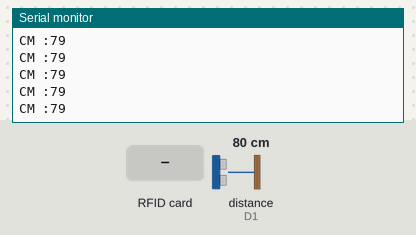
A sketch run on a simulated ESP8266 (NodeMCU). Parts: the last lines printed to the serial monitor. Wiring (inferred from the names in the program): ultrasonic range finder: trigger D2; echo D1. The inputs (shaded band) are chosen by the test bench; at power-on: distance to the obstacle (sensor on D1) 80 cm. The echo pulse lasts 58.3 µs per cm; WiFi joins after 1.5 s; servers stay silent unless stated.

Above: at 3.2 s.
3.3 s: distance to the obstacle (sensor on D1) set to 2 cm
At 4.8 s:
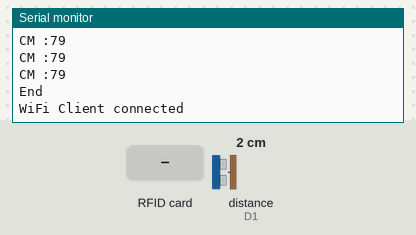
5.1 s: RFID card 5E 7A 19 C4 held to the reader
At 5.43 s:
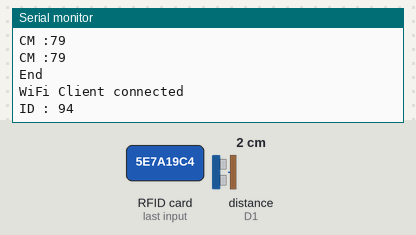
6.7 s: distance to the obstacle (sensor on D1) set to 35 cm
At 6.97 s:
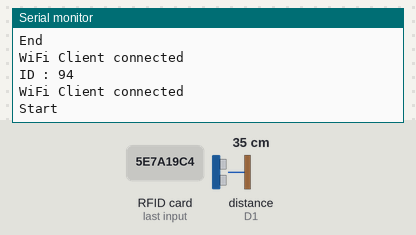

Measured:
- after the input at 3.3 s, the serial monitor: prints a new line after 0.17 s (image 1)
- after the input at 5.1 s, the serial monitor: prints a new line after 0.17 s (image 2)
- after the input at 6.7 s, the serial monitor: prints a new line after 0.15 s (image 3)

The sketch:

MP2.ino
```cpp
#include <ESP8266WiFi.h>
#include <SPI.h>
#include <MFRC522.h>

//서버에 전송하기 위한 초기설정
const char* server = "api.thingspeak.com";
String apiKey = "1FHNSZ0I4ANS0ZIC";//api key
const char* MY_SSID = "GDIP";//와이파이 이름
const char* MY_PWD = "********";//와이파이 비밀번호

const int EchoPin = D1;// Echo핀
const int TrigPin = D2;//Trig핀
const int RST_PIN = D3;// reset핀
const int SS_PIN = D4;// SS핀

unsigned long Start_time = 0;
unsigned long End_time = 0;
unsigned int Total_time = 0;
double Stream_time = 0;

MFRC522 mfrc(SS_PIN, RST_PIN); //RIFD

							   // 초기 설정(시리얼 통신, 핀 설정)
void setup() {
	Serial.begin(115200);
	pinMode(TrigPin, OUTPUT);
	pinMode(EchoPin, INPUT);
	SPI.begin();//RFID 초기화
	mfrc.PCD_Init();//초기화
	delay(10);

	//와이파이 연결
	Serial.print("Connecting to " + *MY_SSID);

	WiFi.begin(MY_SSID, MY_PWD);

	while (WiFi.status() != WL_CONNECTED) {
		delay(1000);
		Serial.print(".");
	}

	Serial.println("");
	Serial.println("Connected");
	Serial.println("");
}

void loop() {
	int Teg = RFID();
	int Length = SR04();

	//RFID Teg를 인식시 서버에 전송
	if (Teg != 0) {
		Serial.print("ID : ");
		Serial.println(Teg);
		Teg_Value(Teg, Total_time);
	}

	//거리가 25cm 이상일시 문이 열린걸로 인식, 서버에 전송
	if (Length > 25) {
		Serial.println("Start");
		Start_time = millis();//시작 시간

							  //문이 열린 시간 측정
		while (SR04() > 25)
		{
			Teg = RFID();

			//시간 측정시 RFID Teg가 접속되면 서버에 전송
			if (Teg != 0) {
				Serial.print("ID : ");
				Serial.println(Teg);
				Teg_Value(Teg, Total_time);
			}

			Serial.print("CM :");
			Serial.println(Length);
		}

		End_time = millis();//종료 시간
		Stream_time = End_time - Start_time;//시작 시간 - 종료 시간 = 실행 시간
		Stream_time /= 1000.0;//밀리초를 초로 변환
		Total_time += Stream_time;

							  //시간이 0초가 아닐시 서버에 전송
		if (Total_time >= 1){
			Serial.println("End");
			Time_Value(Total_time);
		}
	}
}

//RFID태그 읽기
int RFID() {
	int Teg = 0;

	if (mfrc.PICC_IsNewCardPresent())
	{
		if (mfrc.PICC_ReadCardSerial())
		{
			Teg = mfrc.uid.uidByte[0];
			//Serial.print("Tag UID :");
			//Serial.println(Teg);
		}
	}

	return Teg;
}

//거리 측정
int SR04() {
	long duration, distance;
	digitalWrite(TrigPin, LOW);
	delayMicroseconds(2);
	digitalWrite(TrigPin, HIGH);
	delayMicroseconds(10);
	digitalWrite(TrigPin, LOW);
	duration = pulseIn(EchoPin, HIGH);
	distance = duration * 17 / 1000;
	//Serial.println(distance);
	delay(100);

	return distance;
}

//RFID Teg 데이터 전송
void Teg_Value(int Teg, int Time) {
	WiFiClient client;

	if (client.connect(server, 80)) { // 서버에 전송
		Serial.println("WiFi Client connected");

		String postStr = apiKey;;
		postStr += "&field1=";
		postStr += String(Teg);
		postStr += "&field2=";
		postStr += String(Time);
		postStr += "\r\n\r\n";

		client.print("POST /update HTTP/1.1\n");
		client.print("Host: api.thingspeak.com\n");
		client.print("Connection: close\n");
		client.print("X-THINGSPEAKAPIKEY: " + apiKey + "\n");
		client.print("Content-Type: application/x-www-form-urlencoded\n");
		client.print("Content-Length: ");
		client.print(postStr.length());
		client.print("\n\n");
		client.print(postStr);
		delay(1000);
	}
	client.stop();
}

//거리, 문열림 데이터 전송
void Time_Value(int Time) {
	WiFiClient client;

	if (client.connect(server, 80)) { // 서버에 전송
		Serial.println("WiFi Client connected");

		String postStr = apiKey;
		postStr += "&field1=";
		postStr += NULL;
		postStr += "&field2=";
		postStr += String(Time);
		postStr += "\r\n\r\n";

		client.print("POST /update HTTP/1.1\n");
		client.print("Host: api.thingspeak.com\n");
		client.print("Connection: close\n");
		client.print("X-THINGSPEAKAPIKEY: " + apiKey + "\n");
		client.print("Content-Type: application/x-www-form-urlencoded\n");
		client.print("Content-Length: ");
		client.print(postStr.length());
		client.print("\n\n");
		client.print(postStr);
		delay(1000);
	}
	client.stop();
}
```
